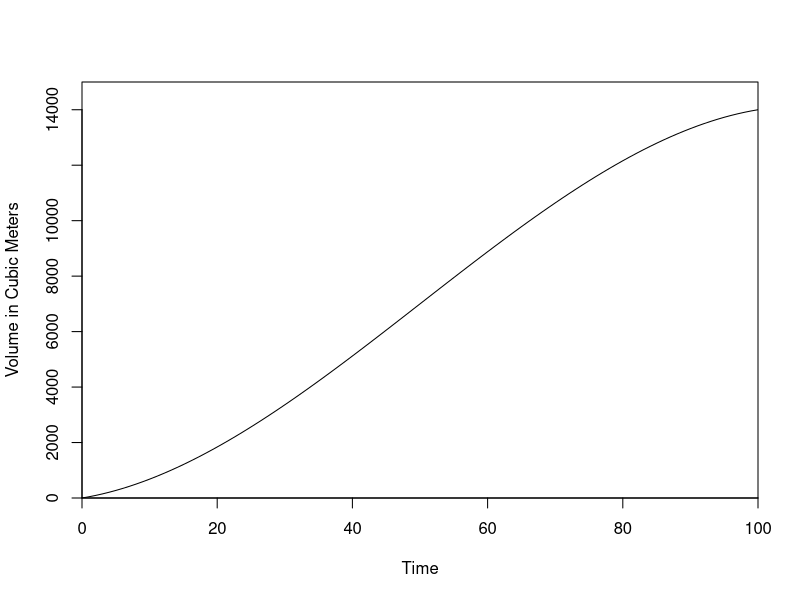
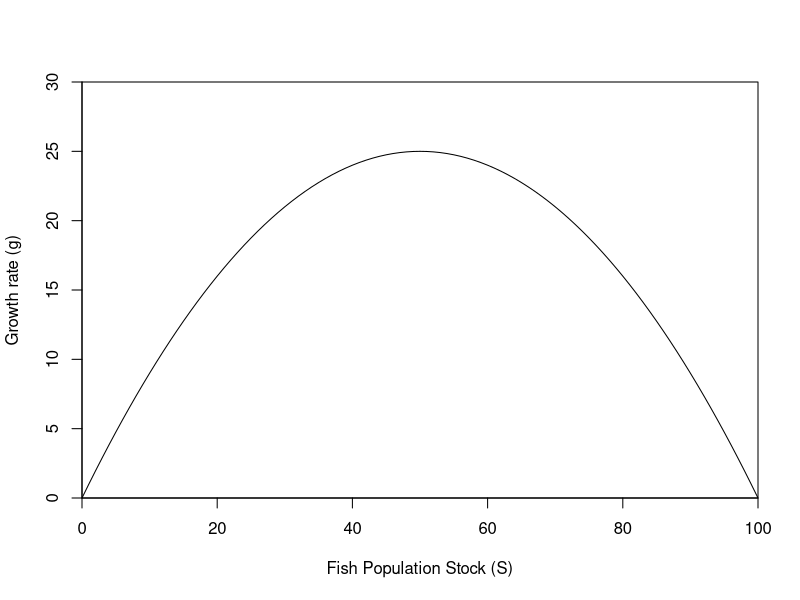
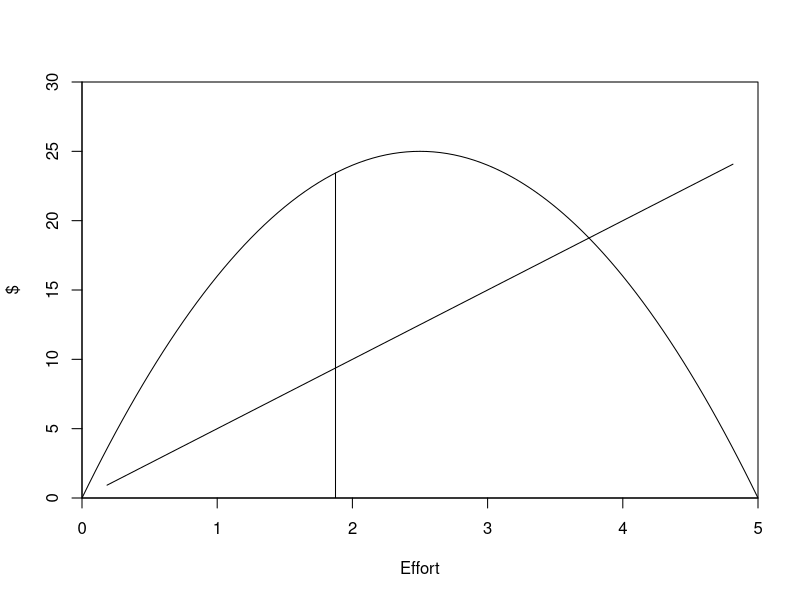

Source code (R) for these figures, in order:
## ---- chunk 1
a1 = 40
a2 =  3
a3 = -0.02
volume = function(t){a1*t+a2*t^2+a3*t^3}
curve(volume,from=0,to=100,xlab="Time",ylab="Volume in Cubic Meters",yaxs="i",xaxs="i",ylim=c(0,15000))
rm(a1,a2,a3,volume)
## ---- chunk 2
a1              = 40
a2              = 3
a3              = -0.02
p               = 2
FC              = 1000
VC              = 0.3
volume          = function(t){a1*t+a2*t^2+a3*t^3}
treedata        = data.frame(age=0:100)
treedata$volume = volume(treedata$age)
treedata$growth = NA
for(t in c(16:100)){
  treedata$growth[t] = treedata$volume[t]/treedata$volume[t-1]-1}
profit1 = data.frame(age=treedata$age,interest="1%",
                     profit=((p-VC)*treedata$volume-FC)/(1+0.01)^treedata$age)
profit3 = data.frame(age=treedata$age,interest="3%",
                     profit=((p-VC)*treedata$volume-FC)/(1+0.03)^treedata$age)
profit5 = data.frame(age=treedata$age,interest="5%",
                     profit=((p-VC)*treedata$volume-FC)/(1+0.05)^treedata$age)
profit  = rbind(profit1,profit3,profit5)

## ---- chunk 3
K = 100
g = function(S){S*(1-S/K)}
curve(g,from=0,to=100,xlab="Fish Population Stock (S)",ylab="Growth rate (g)",yaxs="i",xaxs="i",ylim=c(0,30))
## ---- chunk 4
K              = 100
theta          = 0.2
p              = 1
c              = 5
fishrevenue    = function(E){p*(theta*E*K*(1-theta*E))}
fishcost       = function(E){c*E}
fishprofit     = function(E){p*(theta*E*K*(1-theta*E))-c*E}
optimaleffort  = (p*theta*K-c)/(2*p*theta^2*K)
curve(fishrevenue,from=0,to=5,xlab="Effort",ylab="$",yaxs="i",xaxs="i",ylim=c(0,30))
curve(fishcost,yaxs="i",xaxs="i",add=TRUE)
segments(optimaleffort,0,optimaleffort,fishrevenue(optimaleffort))

